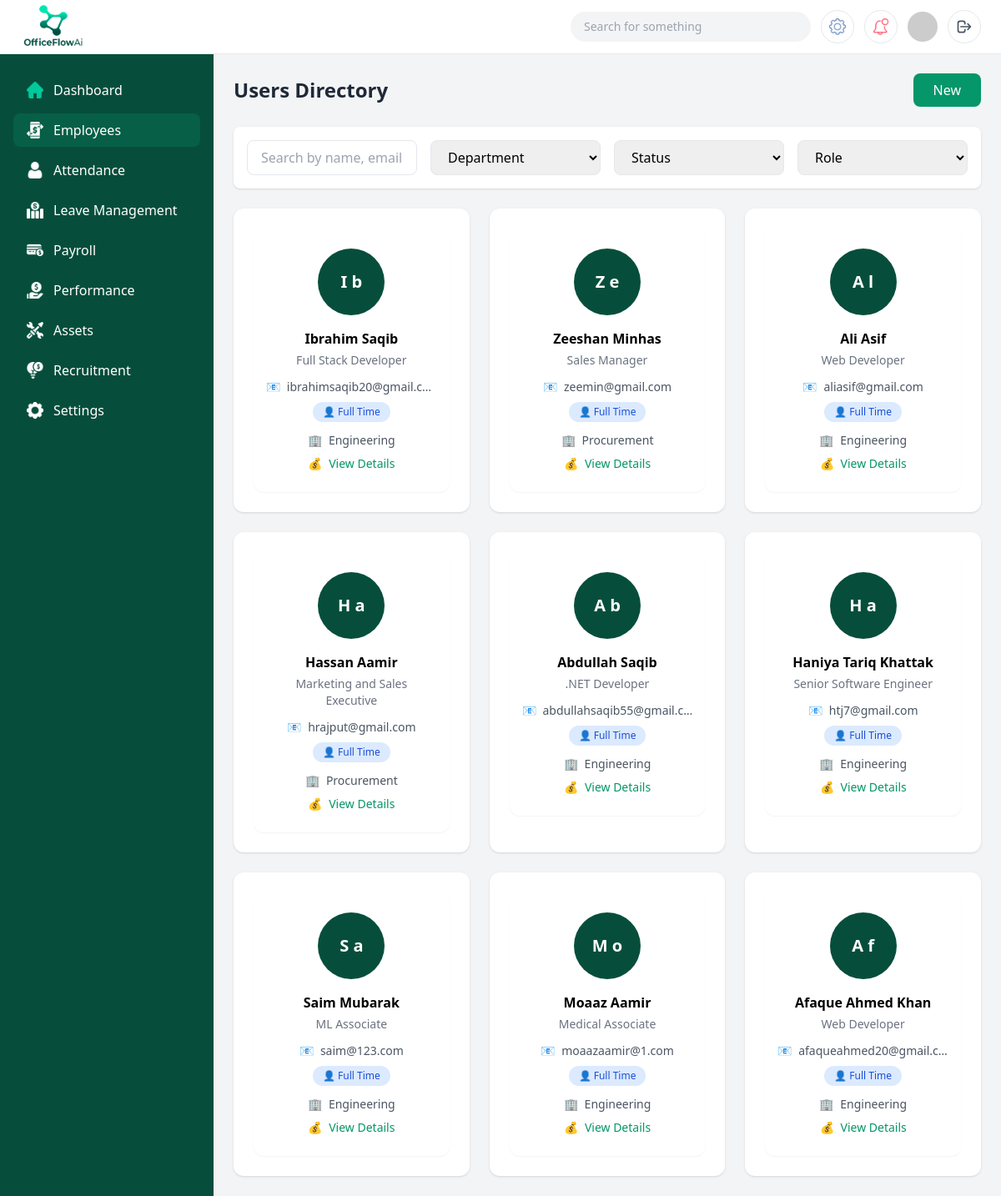
/employees/directory/ (signed in), run on the app's committed database.
### core/models.py (models this page shows)
class EmployeeProfile(models.Model):
    user = models.OneToOneField(User, on_delete=models.CASCADE)
    employee_id = models.CharField(max_length=20, unique=True)
    department = models.CharField(
        max_length=30,
        choices=[
            ('ENGINEERING', 'Engineering'),
            ('PROCUREMENT', 'Procurement'),
            ('FINANCE', 'Finance'),
            ('CONSTRUCTION', 'Construction'),
            ('HSE', 'HSE'),
        ]
    )
    job_title = models.CharField(max_length=100)
    office = models.CharField(max_length=100, blank=True)
    employment_type = models.CharField(
        max_length=20,
        choices=[
            ('FULL_TIME', 'Full Time'),
            ('PART_TIME', 'Part Time'),
            ('CONTRACT', 'Contract'),
        ]
    )
    status = models.CharField(
        max_length=20,
        choices=[
            ('ACTIVE', 'Active'),
            ('INACTIVE', 'Inactive'),
            ('TERMINATED', 'Terminated'),
        ],
        default='ACTIVE'
    )
    join_date = models.DateField()
    exit_date = models.DateField(null=True, blank=True)
    created_at = models.DateTimeField(auto_now_add=True)

class EmployeePersonalInfo(models.Model):
    employee = models.OneToOneField(EmployeeProfile, on_delete=models.CASCADE)
    full_name = models.CharField(max_length=150)
    gender = models.CharField(
        max_length=10,
        choices=[('MALE','Male'), ('FEMALE','Female'), ('OTHER','Other')]
    )
    date_of_birth = models.DateField()
    marital_status = models.CharField(max_length=20)
    email = models.EmailField()
    phone_number = models.CharField(max_length=20)
    personal_id = models.CharField(max_length=50)  # CNIC / Passport
    emergency_contact = models.CharField(max_length=20)
    timezone = models.CharField(max_length=50, default='UTC+5')

### core/views.py (the view)
@login_required
@user_passes_test(is_hr_or_superuser)
def employee_directory_view(request):
    employees = EmployeeProfile.objects.select_related('employeepersonalinfo').all()
    context = {
        'employees': employees,
    }
    return render(request, "adminPages/employee_directory.html", context)

### core/views.py (called while the page is built)
def is_hr_or_superuser(user):
    return user.is_authenticated and (user.is_superuser or user.groups.filter(name='HR').exists())

### core/templates/adminPages/employee_directory.html (shortened to what this page needs)
{% load static %}
<!DOCTYPE html>
<html lang="en">
  <head>
    <script src="https://cdn.tailwindcss.com"></script>
  </head>
  <body class="bg-gray-100">
    <header class="fixed top-0 left-0 right-0 z-50 bg-white border-b">
      <div class="flex items-center justify-between px-6 h-16">
        <img
          src="{% static 'assets/img/brand/OfficeFlowAi.png' %}"
          class="h-20 w-20"
          alt="OfficeFlowAi Logo"
        />
        <div class="flex items-center gap-3">
          <div
            class="hidden md:flex items-center bg-gray-100 rounded-full px-4 py-2 w-72"
          >
            <input
              type="text"
              placeholder="Search for something"
              class="bg-transparent outline-none text-sm w-full"
            />
          </div>
          <button
            class="w-10 h-10 flex items-center justify-center border rounded-full"
          >
            <img
              src="{% static 'assets/img/icons/common/settings 1.png' %}"
              class="w-5"
              alt="Settings"
            />
          </button>
          <button
            class="w-10 h-10 flex items-center justify-center border rounded-full"
          >
            <img
              src="{% static 'assets/img/icons/common/002-notification-1.png' %}"
              class="w-5"
              alt="Notifications"
            />
          </button>
          <img
            src="https://i.pravatar.cc/40"
            class="w-9 h-9 rounded-full"
            alt="User Avatar"
          />
          <a
            href="{% url 'logout' %}"
            class="w-10 h-10 border rounded-full flex items-center justify-center hover:bg-gray-100 text-gray-600"
            title="Logout"
          >
            <svg class="w-5 h-5" fill="none" stroke="currentColor" viewBox="0 0 24 24">
              <path stroke-linecap="round" stroke-linejoin="round" stroke-width="2" d="M17 16l4-4m0 0l-4-4m4 4H7m6 4v1a3 3 0 01-3 3H6a3 3 0 01-3-3V7a3 3 0 013-3h4a3 3 0 013 3v1"></path>
            </svg>
          </a>
        </div>
      </div>
    </header>
    <div class="flex pt-16">
      <aside
        class="hidden lg:block w-64 bg-emerald-900 min-h-screen fixed text-white"
      >
        <nav class="px-4 py-6 space-y-2">
          <a
            class="flex items-center gap-3 px-4 py-2 rounded-lg hover:bg-emerald-800"
          >
            <img
              src="{% static 'assets/img/icons/common/home 2.png' %}"
              class="w-5"
              alt="Dashboard"
            />
            Dashboard
          </a>
          <a
            href="{% url 'employee_directory' %}"
            class="flex items-center gap-3 px-4 py-2 rounded-lg bg-emerald-800"
          >
            <img
              src="{% static 'assets/img/icons/common/transfer 1.png' %}"
              class="w-5"
              alt="Employees"
            />
            Employees
          </a>
          <a
            class="flex items-center gap-3 px-4 py-2 rounded-lg hover:bg-emerald-800"
          >
            <img
              src="{% static 'assets/img/icons/common/user 3 1.png' %}"
              class="w-5"
              alt="Attendance"
            />
            Attendance
          </a>
          <a
            href="{% url 'hr_leave_requests' %}"
            class="flex items-center gap-3 px-4 py-2 rounded-lg hover:bg-emerald-800"
          >
            <img
              src="{% static 'assets/img/icons/common/economic-investment 1.png' %}"
              class="w-5"
              alt="Leave Management"
            />
            Leave Management
          </a>
          <a
            class="flex items-center gap-3 px-4 py-2 rounded-lg hover:bg-emerald-800"
          >
            <img
              src="{% static 'assets/img/icons/common/credit-card 1.png' %}"
              class="w-5"
              alt="Payroll"
            />
            Payroll
          </a>
          <a
            class="flex items-center gap-3 px-4 py-2 rounded-lg hover:bg-emerald-800"
          >
            <img
              src="{% static 'assets/img/icons/common/loan 1.png' %}"
              class="w-5"
              alt="Performance"
            />
            Performance
          </a>
          <a
            class="flex items-center gap-3 px-4 py-2 rounded-lg hover:bg-emerald-800"
          >
            <img
              src="{% static 'assets/img/icons/common/service 1.png' %}"
              class="w-5"
              alt="Assets"
            />
            Assets
          </a>
          <a
            class="flex items-center gap-3 px-4 py-2 rounded-lg hover:bg-emerald-800"
          >
            <img
              src="{% static 'assets/img/icons/common/econometrics 1.png' %}"
              class="w-5"
              alt="Recruitment"
            />
            Recruitment
          </a>
          <a
            class="flex items-center gap-3 px-4 py-2 rounded-lg hover:bg-emerald-800"
          >
            <img
              src="{% static 'assets/img/icons/common/settings solid 1.png' %}"
              class="w-5"
              alt="Settings"
            />
            Settings
          </a>
        </nav>
      </aside>
      <main class="flex-1 lg:ml-64 p-6">
        <div class="flex justify-between items-center mb-6">
          <h1 class="text-2xl font-semibold text-gray-800">Users Directory</h1>
          <div class="flex gap-3">
            <a
              href="{% url 'employee_onboarding' %}"
              class="bg-emerald-600 text-white px-6 py-2 rounded-lg font-medium hover:bg-emerald-700"
            >
              New
            </a>
          </div>
        </div>
        <div class="bg-white rounded-lg shadow p-4 mb-6">
          <div class="grid grid-cols-1 md:grid-cols-4 gap-4">
            <input
              type="text"
              id="searchInput"
              placeholder="Search by name, email or ID"
              class="col-span-1 md:col-span-1 px-4 py-2 border rounded-lg outline-none focus:ring-2 focus:ring-emerald-500"
            />
            <select
              id="departmentFilter"
              class="px-4 py-2 border rounded-lg outline-none focus:ring-2 focus:ring-emerald-500"
            >
              <option value="">Department</option>
            </select>
            <select
              id="statusFilter"
              class="px-4 py-2 border rounded-lg outline-none focus:ring-2 focus:ring-emerald-500"
            >
              <option value="">Status</option>
            </select>
            <select
              id="roleFilter"
              class="px-4 py-2 border rounded-lg outline-none focus:ring-2 focus:ring-emerald-500"
            >
              <option value="">Role</option>
            </select>
          </div>
        </div>
        <div
          id="employeeGrid"
          class="grid grid-cols-1 md:grid-cols-2 lg:grid-cols-3 xl:grid-cols-4 gap-6"
        >
          {% for employee in employees %}
          <a
            href="{% url 'employee_general_admin' employee.employee_id %}"
            class="employee-card bg-white rounded-xl shadow hover:shadow-lg transition-shadow p-6 cursor-pointer"
            data-name="{{ employee.employeepersonalinfo.full_name|default:'N/A' }}"
            data-email="{{ employee.employeepersonalinfo.email|default:'N/A' }}"
            data-id="{{ employee.employee_id }}"
            data-department="{{ employee.department }}"
            data-status="{{ employee.status }}"
          >
            <div
              class="flex flex-col items-center text-center bg-white rounded-xl p-6 shadow-sm"
            >
              <div
                class="w-20 h-20 rounded-full flex items-center justify-center text-xl font-semibold text-white mb-4"
                style="background-color: #064e3b"
              >
                {{ employee.employeepersonalinfo.full_name|slice:":1" }}
                {{employee.employeepersonalinfo.full_name|slice:"1:2" }}
              </div>
              <h3 class="font-semibold text-base mb-1">
                {{ employee.employeepersonalinfo.full_name|default:"N/A" }}
              </h3>
              <p class="text-sm text-gray-500 mb-3">{{ employee.job_title }}</p>
              <div class="flex items-center gap-2 text-sm text-gray-600 mb-2">
                <span>📧</span>
                <span class="truncate max-w-[180px]">
                  {{ employee.employeepersonalinfo.email|default:"N/A" }}
                </span>
              </div>
              <span
                class="inline-block px-3 py-1 text-xs rounded-full mb-3 {% if employee.employment_type == 'FULL_TIME' %} bg-blue-100 text-blue-700 {% elif employee.employment_type == 'CONTRACT' %} bg-purple-100 text-purple-700 {% else %} bg-gray-100 text-gray-700 {% endif %}"
              >
                👤 {{ employee.get_employment_type_display }}
              </span>
              <div class="flex items-center gap-2 text-sm text-gray-600 mb-2">
                <span>🏢</span>
                <span>
                  {{employee.get_department_display|default:employee.department}}
                </span>
              </div>
              <div
                class="flex items-center gap-2 text-sm text-emerald-600 font-medium"
              >
                <span>💰</span>
                <span>View Details</span>
              </div>
            </div>
          </a>
          {% endfor %}
        </div>
      </main>
    </div>
  </body>
</html>

### data on the page
EmployeeProfile: employeepersonalinfo.full_name "I", employeepersonalinfo.full_name "b", employeepersonalinfo.full_name "Ibrahim Saqib", job_title "Full Stack Developer", employeepersonalinfo.email "ibrahimsaqib20@gmail.c…", employment_type "Full Time", department "Engineering"
EmployeeProfile: employeepersonalinfo.full_name "Z", employeepersonalinfo.full_name "e", employeepersonalinfo.full_name "Zeeshan Minhas", job_title "Sales Manager", employeepersonalinfo.email "zeemin@gmail.com", employment_type "Full Time", department "Procurement"
EmployeeProfile: employeepersonalinfo.full_name "A", employeepersonalinfo.full_name "l", employeepersonalinfo.full_name "Ali Asif", job_title "Web Developer", employeepersonalinfo.email "aliasif@gmail.com", employment_type "Full Time", department "Engineering"
EmployeeProfile: employeepersonalinfo.full_name "H", employeepersonalinfo.full_name "a", employeepersonalinfo.full_name "Hassan Aamir", job_title "Marketing and Sales Executive", employeepersonalinfo.email "hrajput@gmail.com", employment_type "Full Time", department "Procurement"
EmployeeProfile: employeepersonalinfo.full_name "A", employeepersonalinfo.full_name "b", employeepersonalinfo.full_name "Abdullah Saqib", job_title ".NET Developer", employeepersonalinfo.email "abdullahsaqib55@gmail.c…", employment_type "Full Time", department "Engineering"
EmployeeProfile: employeepersonalinfo.full_name "H", employeepersonalinfo.full_name "a", employeepersonalinfo.full_name "Haniya Tariq Khattak", job_title "Senior Software Engineer", employeepersonalinfo.email "htj7@gmail.com", employment_type "Full Time", department "Engineering"
EmployeeProfile: employeepersonalinfo.full_name "S", employeepersonalinfo.full_name "a", employeepersonalinfo.full_name "Saim Mubarak", job_title "ML Associate", employeepersonalinfo.email "saim@123.com", employment_type "Full Time", department "Engineering"
EmployeeProfile: employeepersonalinfo.full_name "M", employeepersonalinfo.full_name "o", employeepersonalinfo.full_name "Moaaz Aamir", job_title "Medical Associate", employeepersonalinfo.email "moaazaamir@1.com", employment_type "Full Time", department "Engineering"
EmployeeProfile: employeepersonalinfo.full_name "A", employeepersonalinfo.full_name "f", employeepersonalinfo.full_name "Afaque Ahmed Khan", job_title "Web Developer", employeepersonalinfo.email "afaqueahmed20@gmail.c…", employment_type "Full Time", department "Engineering"
